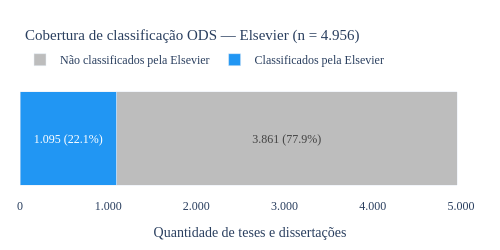

Source (notebook cell):
### Markdown cell above
## Cobertura de classificação ODS — Elsevier

### Code cell
with open("data/processed/output_all18_complete.json") as f:
    data = json.load(f)

total = len(data)
elsevier = sum(1 for r in data if any(o in range(1, 17) for o in r.get("ods", [])))
nao_elsevier = total - elsevier

grupos = [
    {"label": "Classificados pela Elsevier",     "n": elsevier,     "pct": round(100 * elsevier / total, 1)},
    {"label": "Não classificados pela Elsevier", "n": nao_elsevier, "pct": round(100 * nao_elsevier / total, 1)},
]

cores = ["#2196F3", "#BDBDBD"]
fonte = "Times New Roman"

fig = go.Figure()

for grupo, cor in zip(grupos, cores):
    fig.add_trace(go.Bar(
        name=grupo["label"],
        x=[grupo["n"]],
        y=[""],
        orientation="h",
        marker_color=cor,
        text=f"{grupo['n']:,} ({grupo['pct']}%)".replace(",", "."),
        textposition="inside",
        insidetextanchor="middle",
        textfont=dict(family=fonte),
        hovertemplate=(
            f"<b>{grupo['label']}</b><br>"
            f"n = {grupo['n']:,}<br>"
            f"{grupo['pct']}%"
            "<extra></extra>"
        ),
    ))

fig.update_layout(
    barmode="stack",
    separators=",.",
    font=dict(family=fonte),
    title=dict(
        text=f"Cobertura de classificação ODS — Elsevier (n = {total:,})".replace(",", "."),
        font=dict(family=fonte, size=15),
    ),
    xaxis=dict(title="Quantidade de teses e dissertações", tickformat=","),
    yaxis=dict(showticklabels=False),
    legend=dict(
        orientation="h",
        yanchor="bottom", y=1.05,
        xanchor="left", x=0,
        font=dict(family=fonte),
    ),
    height=250,
    width=500,
    margin=dict(t=80, b=40, l=20, r=20),
    plot_bgcolor="white",
    paper_bgcolor="white",
)

fig.show()

### Figure 1 — Plotly figure (JSON) as saved in the notebook; plotly's stock layout.template omitted (floating-point values rounded to 4 significant figures)
{"data": [{"hovertemplate": "<b>Classificados pela Elsevier</b><br>n = 1,095<br>22.1%<extra></extra>", "insidetextanchor": "middle", "marker": {"color": "#2196F3"}, "name": "Classificados pela Elsevier", "orientation": "h", "text": "1.095 (22.1%)", "textfont": {"family": "Times New Roman"}, "textposition": "inside", "type": "bar", "x": [1095], "y": [""]}, {"hovertemplate": "<b>Não classificados pela Elsevier</b><br>n = 3,861<br>77.9%<extra></extra>", "insidetextanchor": "middle", "marker": {"color": "#BDBDBD"}, "name": "Não classificados pela Elsevier", "orientation": "h", "text": "3.861 (77.9%)", "textfont": {"family": "Times New Roman"}, "textposition": "inside", "type": "bar", "x": [3861], "y": [""]}], "layout": {"barmode": "stack", "font": {"family": "Times New Roman"}, "height": 250, "legend": {"font": {"family": "Times New Roman"}, "orientation": "h", "x": 0, "xanchor": "left", "y": 1.05, "yanchor": "bottom"}, "margin": {"b": 40, "l": 20, "r": 20, "t": 80}, "paper_bgcolor": "white", "plot_bgcolor": "white", "separators": ",.", "title": {"font": {"family": "Times New Roman", "size": 15}, "text": "Cobertura de classificação ODS — Elsevier (n = 4.956)"}, "width": 500, "xaxis": {"tickformat": ",", "title": {"text": "Quantidade de teses e dissertações"}}, "yaxis": {"showticklabels": false}}}
